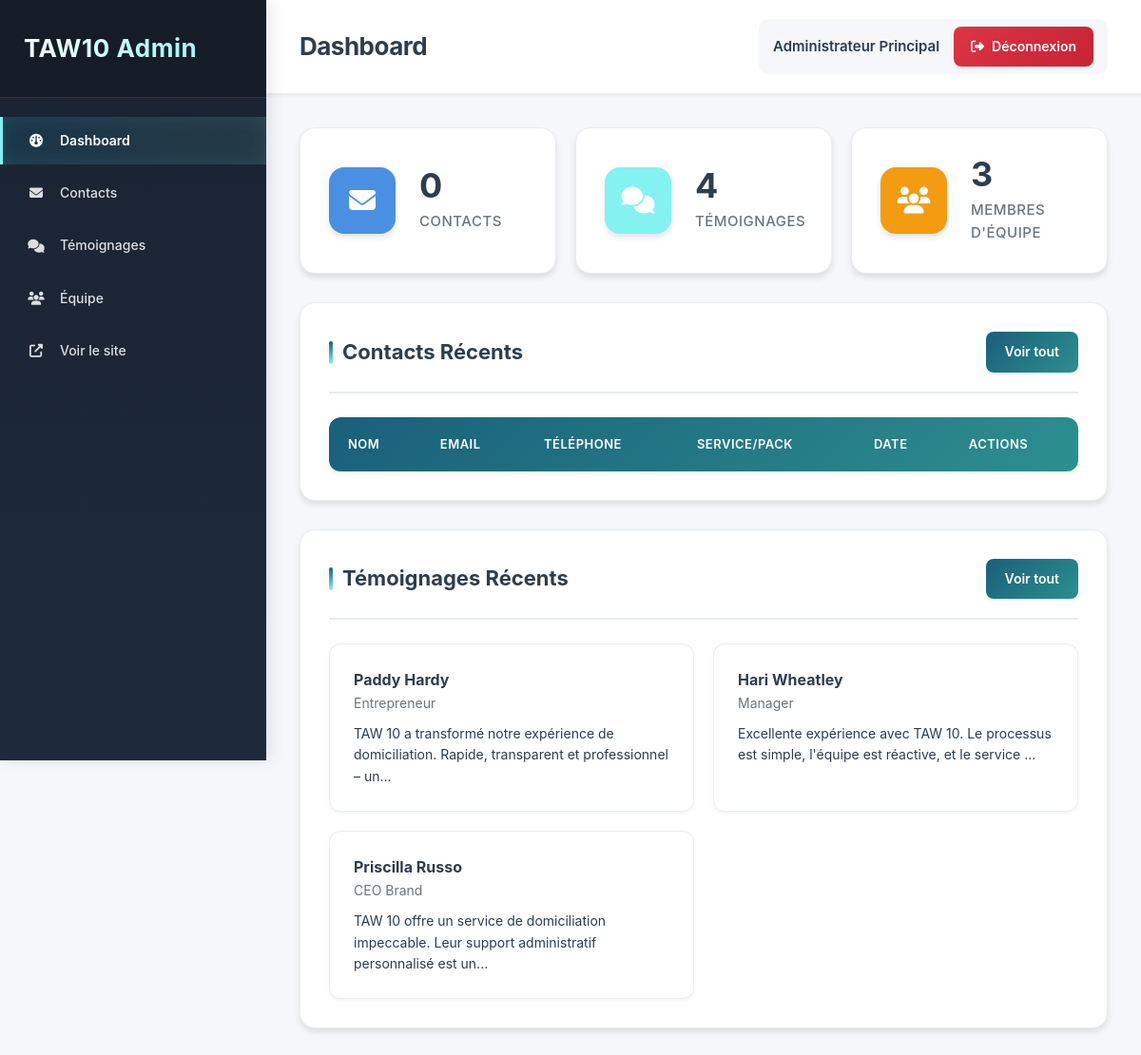
The page /admin/index.php (signed in) on the database its author committed.
### tables this page shows
CREATE TABLE IF NOT EXISTS testimonials (
    id INT AUTO_INCREMENT PRIMARY KEY,
    nom VARCHAR(255) NOT NULL,
    poste VARCHAR(255) NOT NULL,
    message TEXT NOT NULL,
    image VARCHAR(255),
    created_at TIMESTAMP DEFAULT CURRENT_TIMESTAMP
);

### admin/index.php (the view, shortened to what this page needs)
<?php
require_once 'includes/layout.php';
$conn = getDBConnection();
$stats = [];
$result = $conn->query("SELECT COUNT(*) as total FROM contacts");
$stats['contacts'] = $result->fetch_assoc()['total'];
$result = $conn->query("SELECT COUNT(*) as total FROM testimonials");
$stats['testimonials'] = $result->fetch_assoc()['total'];
$result = $conn->query("SELECT COUNT(*) as total FROM team");
$stats['team'] = $result->fetch_assoc()['total'];
$recent_testimonials = $conn->query("SELECT * FROM testimonials ORDER BY created_at DESC LIMIT 3");
?>
<div class="dashboard">
    <div class="stats-grid">
        <div class="stat-card">
            <div class="stat-icon" style="background: #4a90e2;">
                <i class="fas fa-envelope"></i>
            </div>
            <div class="stat-content">
                <h3><?php echo $stats['contacts']; ?></h3>
                <p>Contacts</p>
            </div>
        </div>
        <div class="stat-card">
            <div class="stat-icon" style="background: #84f2f1;">
                <i class="fas fa-comments"></i>
            </div>
            <div class="stat-content">
                <h3><?php echo $stats['testimonials']; ?></h3>
                <p>Témoignages</p>
            </div>
        </div>
        <div class="stat-card">
            <div class="stat-icon" style="background: #f39c12;">
                <i class="fas fa-users"></i>
            </div>
            <div class="stat-content">
                <h3><?php echo $stats['team']; ?></h3>
                <p>Membres d'équipe</p>
            </div>
        </div>
    </div>
    <div class="dashboard-section">
        <div class="section-header">
            <h2>Contacts Récents</h2>
            <a href="contacts.php" class="btn-view-all">Voir tout</a>
        </div>
        <div class="table-container">
            <table class="data-table">
                <thead>
                    <tr>
                        <th>Nom</th>
                        <th>Email</th>
                        <th>Téléphone</th>
                        <th>Service/Pack</th>
                        <th>Date</th>
                        <th>Actions</th>
                    </tr>
                </thead>
            </table>
        </div>
    </div>
    <div class="dashboard-section">
        <div class="section-header">
            <h2>Témoignages Récents</h2>
            <a href="testimonials.php" class="btn-view-all">Voir tout</a>
        </div>
        <div class="testimonials-preview">
            <?php while ($testimonial = $recent_testimonials->fetch_assoc()): ?>
                <div class="testimonial-preview-card">
                    <div class="testimonial-author">
                        <strong><?php echo htmlspecialchars($testimonial['nom']); ?></strong>
                        <span><?php echo htmlspecialchars($testimonial['poste']); ?></span>
                    </div>
                    <p class="testimonial-text">
                        <?php echo htmlspecialchars(substr($testimonial['message'], 0, 100)) . '...'; ?></p>
                </div>
            <?php endwhile; ?>
        </div>
    </div>
</div>
<?php
require_once 'includes/footer.php';
?>

### admin/assets/css/admin.css (style rules this page uses)
* { margin: 0; padding: 0; box-sizing: border-box; }
:root { --primary-color: #1a5f7a; --secondary-color: #2c8f8f; --accent-color: #84f2f1; --success-color: #28a745; --danger-color: #dc3545; --warning-color: #ffc107; --info-color: #17a2b8; --text-dark: #2c3e50; --text-light: #6c757d; --bg-light: #f5f7fa; --bg-white: #ffffff; --white: #ffffff; --sidebar-bg: #1a2332; --sidebar-hover: #2a3441; --border-color: #e9ecef; --shadow-sm: 0 2px 4px rgba(0, 0, 0, 0.05); --shadow-md: 0 4px 6px rgba(0, 0, 0, 0.1); --shadow-lg: 0 10px 25px rgba(0, 0, 0, 0.15); --shadow-xl: 0 20px 40px rgba(0, 0, 0, 0.2); }
body { font-family: -apple-system, BlinkMacSystemFont, 'Segoe UI', Roboto, 'Helvetica Neue', Arial, sans-serif; background: var(--bg-light); color: var(--text-dark); line-height: 1.6; font-size: 14px; }
.dashboard { display: flex; flex-direction: column; gap: 30px; }
.stats-grid { display: grid; grid-template-columns: repeat(auto-fit, minmax(250px, 1fr)); gap: 20px; }
.stat-card { background: var(--bg-white); padding: 30px; border-radius: 16px; box-shadow: var(--shadow-md); display: flex; align-items: center; gap: 25px; transition: all 0.4s cubic-bezier(0.175, 0.885, 0.32, 1.275); border: 1px solid var(--border-color); position: relative; overflow: hidden; }
.stat-card::before { content: ''; position: absolute; top: 0; left: 0; width: 4px; height: 100%; background: linear-gradient(180deg, var(--primary-color) 0%, var(--accent-color) 100%); transform: scaleY(0); transition: transform 0.3s ease; }
.stat-icon { width: 70px; height: 70px; border-radius: 16px; display: flex; align-items: center; justify-content: center; color: var(--white); font-size: 28px; box-shadow: var(--shadow-md); flex-shrink: 0; transition: all 0.3s ease; }
.stat-content { flex: 1; }
.stat-content h3 { font-size: 36px; color: var(--text-dark); margin-bottom: 8px; font-weight: 700; line-height: 1; }
.stat-content p { color: var(--text-light); font-size: 15px; font-weight: 500; text-transform: uppercase; letter-spacing: 0.5px; }
.dashboard-section { background: var(--bg-white); padding: 30px; border-radius: 16px; box-shadow: var(--shadow-md); border: 1px solid var(--border-color); transition: all 0.3s ease; }
.section-header { display: flex; justify-content: space-between; align-items: center; margin-bottom: 25px; padding-bottom: 20px; border-bottom: 2px solid var(--border-color); }
.section-header h2 { font-size: 22px; color: var(--text-dark); font-weight: 700; display: flex; align-items: center; gap: 10px; }
.section-header h2::before { content: ''; width: 4px; height: 24px; background: linear-gradient(180deg, var(--primary-color) 0%, var(--accent-color) 100%); border-radius: 2px; }
.btn-view-all { padding: 10px 20px; background: linear-gradient(135deg, var(--primary-color) 0%, var(--secondary-color) 100%); color: var(--white); text-decoration: none; border-radius: 8px; font-size: 14px; font-weight: 600; transition: all 0.3s ease; box-shadow: var(--shadow-sm); display: inline-flex; align-items: center; gap: 6px; }
.table-container { overflow-x: auto; border-radius: 12px; box-shadow: var(--shadow-sm); background: var(--bg-white); }
.data-table { width: 100%; border-collapse: separate; border-spacing: 0; margin: 0; }
.data-table thead { background: linear-gradient(135deg, var(--primary-color) 0%, var(--secondary-color) 100%); color: var(--white); }
.data-table th { padding: 18px 20px; text-align: left; font-weight: 600; color: var(--white); border-bottom: none; font-size: 13px; text-transform: uppercase; letter-spacing: 0.5px; white-space: nowrap; }
.data-table th:first-child { border-top-left-radius: 12px; }
.data-table th:last-child { border-top-right-radius: 12px; }
.testimonials-preview { display: grid; grid-template-columns: repeat(auto-fit, minmax(300px, 1fr)); gap: 20px; }
.testimonial-preview-card { background: var(--bg-white); padding: 25px; border-radius: 12px; border-left: 4px solid var(--primary-color); box-shadow: var(--shadow-sm); transition: all 0.3s ease; border: 1px solid var(--border-color); }
.testimonial-preview-card .testimonial-author { margin-bottom: 10px; }
.testimonial-preview-card .testimonial-author strong { display: block; color: var(--text-dark); font-size: 16px; }
.testimonial-preview-card .testimonial-author span { color: var(--text-light); font-size: 14px; }
.testimonial-preview-card .testimonial-text { color: var(--text-dark); line-height: 1.6; font-size: 14px; }

### rows shown on the page
testimonials: nom "Paddy Hardy", poste "Entrepreneur", message "TAW 10 a transformé notre expérience de domiciliation. Rapide, transparent et professionnel – un"
testimonials: nom "Hari Wheatley", poste "Manager", message "Excellente expérience avec TAW 10. Le processus est simple, l'équipe est réactive, et le service"
testimonials: nom "Priscilla Russo", poste "CEO Brand", message "TAW 10 offre un service de domiciliation impeccable. Leur support administratif personnalisé est un"

### other values the page prints
$pageTitle "Dashboard"
$_SESSION['admin_name'] "Administrateur Principal"
$stats['contacts'] "0"
$stats['testimonials'] "4"
$stats['team'] "3"
